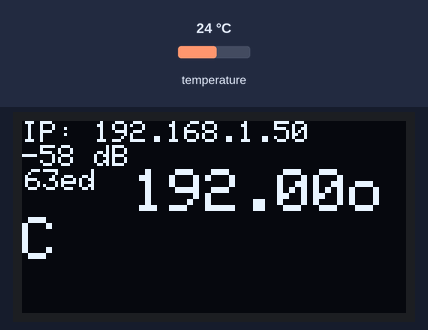
A sketch run on a simulated ESP8266 (NodeMCU). Parts: 128×64 one-colour display. The inputs (shaded band) are chosen by the test bench; at power-on: temperature 24 °C. WiFi joins after 1.5 s; servers stay silent unless stated.

Above: at 8.1 s.
8.2 s: temperature set to 12 °C
At 9.7 s:
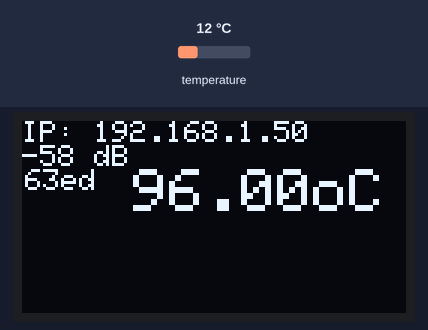
10.2 s: temperature set to 19 °C
At 12.3 s:
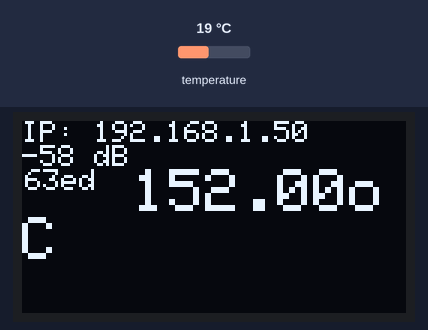
12.6 s: temperature set to 28 °C
At 14.9 s:
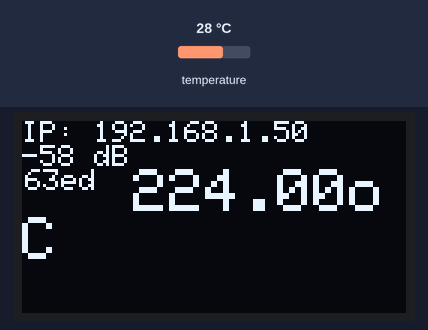
Timing chart, 0 to 16.4 s (numbered marks = the images above; inputs shaded):
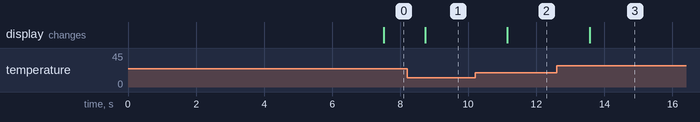

Measured:
- after the input at 8.2 s, the display: changes after 0.53 s (image 1)
- after the input at 10.2 s, the display: changes after 0.95 s (image 2)
- after the input at 12.6 s, the display: changes after 0.97 s (image 3)

The sketch:

AlkoSecurityWebSocket.ino
```cpp
#include <ArduinoJson.h>
#include <SPI.h>
#include <Wire.h>
#include <OneWire.h>
#include <WiFiManager.h>
#include <WebSocketsServer.h>
#include <Adafruit_GFX.h>
#include <Adafruit_SSD1306.h>

#define AC_SSID "BestСамогон"
#define AC_PASS "07022014"
#define ONE_WIRE_BUS D3

const char* ssid = AC_SSID;
const char* password = AC_PASS;

WebSocketsServer webSocket = WebSocketsServer(80);

const uint8_t noClient = -1;
uint8_t clients[4];
long rssi;
String address;

void setup() {
  //Serial.begin(9600);
  initDisplay();
  initWebSocket();

}

void loop() {
  updateRSSI();
  sensorLoop1();
  webSocket.loop();
}
```

SensorListener.ino
```cpp
OneWire ds(ONE_WIRE_BUS);

DynamicJsonDocument doc(1024);
uint8_t sensorsCount = 0;

void sensorLoop1(){

  byte i;
  byte present = 0;
  byte type_s;
  byte data[12];
  byte addr[8];

  float celsius;

  if ( !ds.search(addr)) {
    String data;
    serializeJson(doc, data);
    dataSend(data);
    drawData(sensorsCount, doc);
    sensorsCount = 0;
    doc.clear();
    ds.reset_search();
    delay(250);
    return;
  }

  JsonObject obj = doc.createNestedObject();

  String rom;
  for( i = 0; i < 8; i++) {
    rom = rom + String(addr[i], HEX);
  }

  obj["rom"] = rom;

  if (OneWire::crc8(addr, 7) != addr[7]) {
    return;
  }

  /*
  String family;
  // первый байт определяет чип
  switch (addr[0]) {
    case 0x10:
      family = "DS18S20";
      type_s = 1;
      break;
    case 0x28:
     family = "DS18B20";
      type_s = 0;
      break;
    case 0x22:
      family = "DS1822";
      type_s = 0;
      break;
    default:
      obj["chip"] = "Not a DS18x20 family device.";
      return;
  }

    obj["chip"] = family;
*/
  ds.reset();
  ds.select(addr);
  ds.write(0x44); // начинаем преобразование, используя ds.write(0x44,1) с "паразитным" питанием
  delay(900); // 750 может быть достаточно, а может быть и не хватит

  // мы могли бы использовать тут ds.depower(), но reset позаботится об этом
  present = ds.reset();
  ds.select(addr);
  ds.write(0xBE);

  for ( i = 0; i < 9; i++) { // нам необходимо 9 байт
    data[i] = ds.read();
  }

  // конвертируем данный в фактическую температуру
  // так как результат является 16 битным целым, его надо хранить в
  // переменной с типом данных "int16_t", которая всегда равна 16 битам,
  // даже если мы проводим компиляцию на 32-х битном процессоре
  int16_t raw = (data[1] << 8) | data[0];

  if (type_s) {
    raw = raw << 3; // разрешение 9 бит по умолчанию
    if (data[7] == 0x10) {
      raw = (raw & 0xFFF0) + 12 - data[6];
    }
  } else {

    byte cfg = (data[4] & 0x60);
    // при маленьких значениях, малые биты не определены, давайте их обнулим
    if (cfg == 0x00) raw = raw & ~7; // разрешение 9 бит, 93.75 мс
    else if (cfg == 0x20) raw = raw & ~3; // разрешение 10 бит, 187.5 мс
    else if (cfg == 0x40) raw = raw & ~1; // разрешение 11 бит, 375 мс
    //// разрешение по умолчанию равно 12 бит, время преобразования - 750 мс

  }

  celsius = (float)raw / 16.0;
  //Serial.println("Rom: " + rom + ", family: " + family + ": " + celsius + " ℃");
  obj["temperature"] = celsius;
  sensorsCount++;
}
```

WebSocket.ino
```cpp
void initWebSocket(){
  //String s = "Connecting";
  //writeText(s);
  WiFiManager wifiManager;
  //wifiManager.setDebugOutput(true);
  //wifiManager.autoConnect(ssid, password);
  wifiManager.autoConnect(ssid);

  while ( WiFi.status() != WL_CONNECTED ) {
    delay(300);
    //s = s + " .";
    //writeText(s);
  }

  //writeText("Connected!");

  address = WiFi.localIP().toString();
  webSocket.begin();
  webSocket.onEvent(onWebSocketEvent);
}

void updateRSSI(){
  rssi = WiFi.RSSI();
}

void onWebSocketEvent(uint8_t num, WStype_t type, uint8_t * payload, size_t length) {

  // Figure out the type of WebSocket event
  switch(type) {

    // Client has disconnected
    case WStype_DISCONNECTED:
      //Serial.printf("[%u] Disconnected!\n", num);
      clients[num] = noClient;
      //printClients();
      break;

    // New client has connected
    case WStype_CONNECTED:
      {
        if (num < 4){
          IPAddress ip = webSocket.remoteIP(num);
          //Serial.printf("[%u] Connection from ", num);
          //Serial.println(ip.toString());
          clients[num] = num;
          //printClients();
        }
      }
      break;

    // Echo text message back to client
    case WStype_TEXT:
      //Serial.printf("[%u] Text: %s\n", num, payload);
      webSocket.sendTXT(num, payload);
      break;

    // For everything else: do nothing
    case WStype_BIN:
    case WStype_ERROR:
    case WStype_FRAGMENT_TEXT_START:
    case WStype_FRAGMENT_BIN_START:
    case WStype_FRAGMENT:
    case WStype_FRAGMENT_FIN:
    default:
      break;
  }
}

void dataSend(String data){
  for (int i = 0; i < 4; i++){
      uint8_t client = clients[i];
      if (client != noClient){
          webSocket.sendTXT(client, data);
      }
  }
}
```

Source omitted: Display.ino (data table, 8851 bytes)
